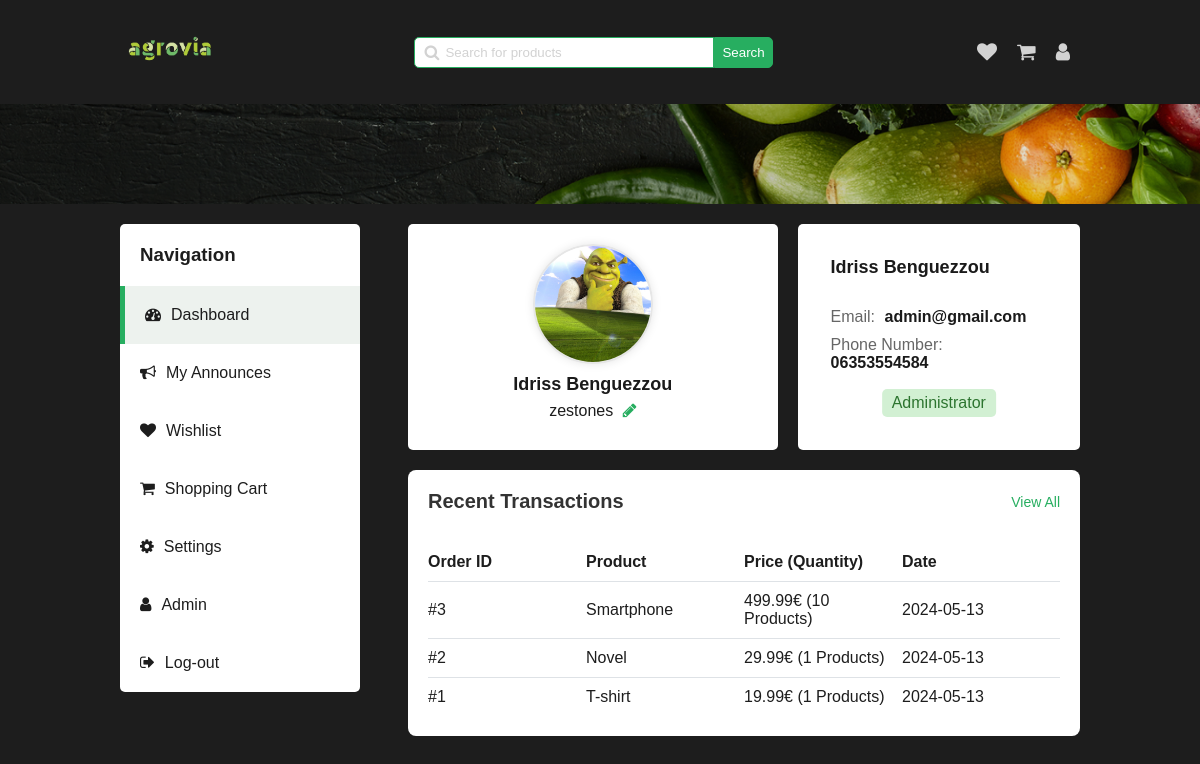
/pages/dashboard.php (signed in), run on an earlier commit of the app's database.
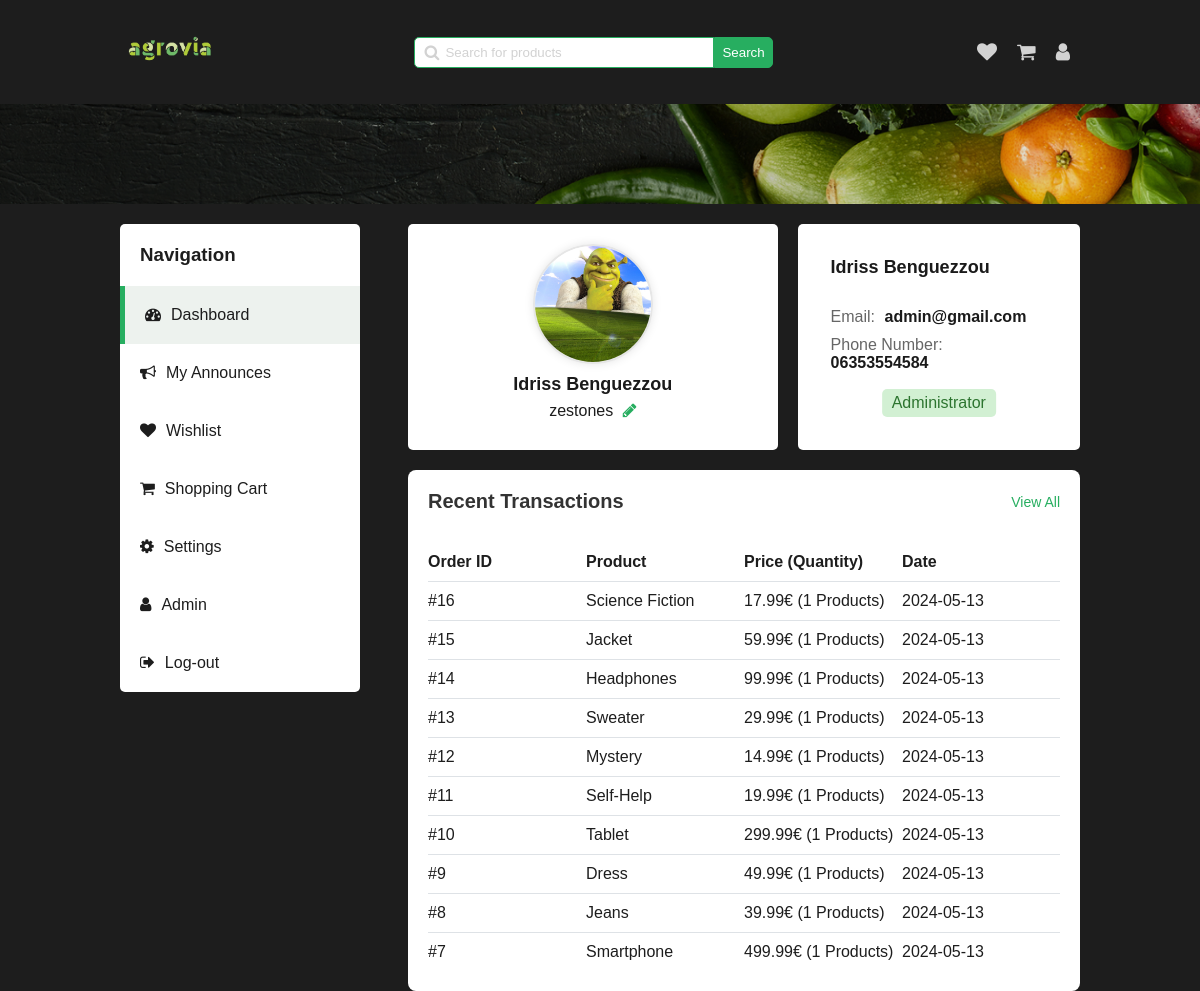
And on a later commit of the database.
### tables this page shows
CREATE TABLE UserTransaction (
  id INTEGER PRIMARY KEY,
  user_id INTEGER,
  product_name TEXT,
  quantity INTEGER,
  price FLOAT,
  date TIMESTAMP DEFAULT CURRENT_TIMESTAMP,
  FOREIGN KEY (user_id) REFERENCES User(id)
);

### php/transaction.php (called while the page is built, shortened)
<?php
require '../php/pdo.php';
function get_latest_transaction($user_id, $limit)
{
    global $pdo;
    $query = "SELECT * FROM UserTransaction
              WHERE user_id = ?
              ORDER BY id DESC LIMIT ?
             ";
    $stmt = $pdo->prepare($query);
    $stmt->bindParam(1, $user_id);
    $stmt->bindParam(2, $limit);
    $stmt->execute();
    return $stmt->fetchAll();
}

### pages/dashboard.php (the view, shortened to what the changed rows need)
<!DOCTYPE html>
<html lang="en">
<head>
    <link rel="stylesheet" href="../../styles/dashboard.css" onload="load_theme()">
    <link rel="stylesheet" href="../../styles/main-header.css">
    <link rel="stylesheet" href="https://cdnjs.cloudflare.com/ajax/libs/font-awesome/4.7.0/css/font-awesome.min.css">
</head>
<body>
    <?php
    require "../php/user.php";
    require "../php/transaction.php";
    $latest_transaction = get_latest_transaction($_SESSION['user_id'], 10);
    ?>
    <div class="main-container">
        <section class="tab-content profile-section">
            <div class="transaction-overview">
                <div class="transaction">
                    <?php foreach ($latest_transaction as $transaction): ?>
                        <div class="transaction-item">
                            <span class="column">#<?= $transaction["id"] ?></span>
                            <span class="column"><?= $transaction["product_name"] ?></span>
                            <span class="column"><?= $transaction["price"] ?>€
                                (<?= $transaction["quantity"] ?> Products)</span>
                            <span class="column"><?= date("Y-m-d", strtotime($transaction["date"])) ?></span>
                        </div>
                    <?php endforeach; ?>
                </div>
            </div>
        </section>
    </div>
</body>
</html>

What changed in the data, as far as the page shows it:
no longer on this page (row unchanged): usertransaction: id "3", product_name "Smartphone", price "499.99", quantity "10", date "2024-05-13"
no longer on this page (row unchanged): usertransaction: id "2", product_name "Novel", price "29.99", quantity "1", date "2024-05-13"
no longer on this page (row unchanged): usertransaction: id "1", product_name "T-shirt", price "19.99", quantity "1", date "2024-05-13"
added usertransaction: id "16", product_name "Science Fiction", price "17.99", quantity "1", date "2024-05-13"
added usertransaction: id "15", product_name "Jacket", price "59.99", quantity "1", date "2024-05-13"
added usertransaction: id "14", product_name "Headphones", price "99.99", quantity "1", date "2024-05-13"
added usertransaction: id "13", product_name "Sweater", price "29.99", quantity "1", date "2024-05-13"
added usertransaction: id "12", product_name "Mystery", price "14.99", quantity "1", date "2024-05-13"
added usertransaction: id "11", product_name "Self-Help", price "19.99", quantity "1", date "2024-05-13"
added usertransaction: id "10", product_name "Tablet", price "299.99", quantity "1", date "2024-05-13"
added usertransaction: id "9", product_name "Dress", price "49.99", quantity "1", date "2024-05-13"
added usertransaction: id "8", product_name "Jeans", price "39.99", quantity "1", date "2024-05-13"
added usertransaction: id "7", product_name "Smartphone", price "499.99", quantity "1", date "2024-05-13"
